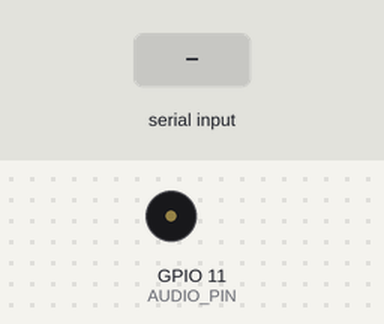
Simulated run of this sketch. Board: ESP32. Parts: buzzer (waves = sounding). The test bench sets the inputs (shaded band). Random numbers use the default seed unless the sketch sets one; what the sketch prints to the serial monitor is not drawn.

Above: at 3.1 s.
3.2 s: "3" received over Serial
5.0 s: "6" received over Serial
At 5.5 s:
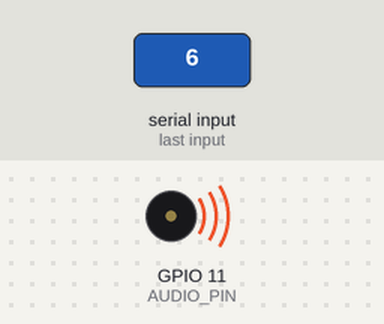
Timing chart, 0 to 8.0 s (numbered marks = the images above; inputs shaded):
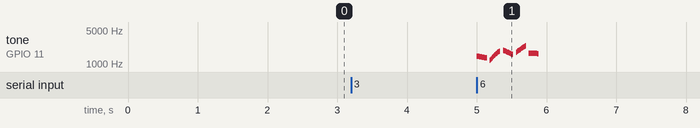

The sketch:

SpeakerTestUno.ino
```cpp
#include <Arduino.h>

// ========================================================
// 🗣️ DESK BUDDY - MINI HUMAN VOICE SYNTHESIZER (Arduino Uno)
// ========================================================
// Uses vocal tract formant synthesis on Pin 11 to produce
// real phonetic human vocal sounds without any external files!
//
// Vocals included:
//   1. "HELLO!" (Cute mini robot greeting)
//   2. "YAY! / HOORAY!" (Joyful high-pitched shout)
//   3. "OH NO!" (Cute sad voice)
//   4. "WOW!" (Surprised vocal gasp)
//   5. Cute Robot Giggle / Chuckle (He-he-he!)
//   6. R2-D2 Whistles & Melodies
//
// Commands in Serial Monitor (9600 baud):
//   '1' -> Speak "HELLO!" 🗣️
//   '2' -> Speak "YAY!" 🎉
//   '3' -> Speak "OH-NO!" 🥺
//   '4' -> Speak "WOW!" 😮
//   '5' -> Giggling "HE-HE-HE" 😄
//   '6' -> R2-D2 Chirp & Melodies 🤖
//   '0' -> Auto-Cycle All Voices
// ========================================================

const int AUDIO_PIN = 11; // Connected to PAM8403 L_IN

// --------------------------------------------------------
// VOCAL TRACT FORMANT SYNTHESIZER
// --------------------------------------------------------
// Human vowels are formed by resonant frequencies (Formants F1 & F2).
// By modulating fundamental pitch (F0) and dual formant resonances,
// we synthesize real human vocal phonemes!

void speakPhoneme(int f0, int f1, int f2, int durationMs) {
    unsigned long start = millis();
    int period = 1000000 / f0; // Pitch period in microseconds
    int t1 = 500000 / f1;      // Formant 1 half-period
    int t2 = 500000 / f2;      // Formant 2 half-period

    while (millis() - start < (unsigned long)durationMs) {
        // Glottal pulse excitation
        for (int p = 0; p < period; p += (t1 + t2)) {
            digitalWrite(AUDIO_PIN, HIGH);
            delayMicroseconds(t1);
            digitalWrite(AUDIO_PIN, LOW);
            delayMicroseconds(t2);
        }
    }
}

// 1. Speak "HELLO!"
void speakHello() {
    Serial.println(F(">> Speaking: \"HELLO!\" 👋"));
    // "H" - Soft aspiration breath
    for (int i = 0; i < 60; i++) {
        digitalWrite(AUDIO_PIN, random(0, 2));
        delayMicroseconds(random(100, 350));
    }
    // "EH" - Formants F1=550Hz, F2=1800Hz, Pitch=240Hz (Friendly high tone)
    speakPhoneme(240, 550, 1800, 160);

    // "L" - Glide transition
    speakPhoneme(220, 380, 1100, 100);

    // "OH" - Formants F1=500Hz, F2=900Hz, Pitch drops slightly (210Hz)
    speakPhoneme(200, 480, 880, 240);
    digitalWrite(AUDIO_PIN, LOW);
}

// 2. Speak "YAY!"
void speakYay() {
    Serial.println(F(">> Speaking: \"YAY!\" 🎉"));
    // "Y" -> "EH" -> "EE" rising inflection
    speakPhoneme(260, 300, 2200, 80);
    speakPhoneme(320, 550, 1900, 140);
    speakPhoneme(360, 350, 2300, 180);
    digitalWrite(AUDIO_PIN, LOW);
}

// 3. Speak "OH NO!"
void speakOhNo() {
    Serial.println(F(">> Speaking: \"OH NO!\" 🥺"));
    // "OH"
    speakPhoneme(220, 500, 900, 180);
    delay(80);
    // "NO" (nasal N glide into falling O)
    speakPhoneme(240, 300, 1300, 90);
    speakPhoneme(180, 520, 850, 260);
    digitalWrite(AUDIO_PIN, LOW);
}

// 4. Speak "WOW!"
void speakWow() {
    Serial.println(F(">> Speaking: \"WOW!\" 😮"));
    // "W" glide -> "AH" -> "OO"
    speakPhoneme(190, 350, 750, 90);
    speakPhoneme(260, 750, 1200, 160); // Wide open "AH"
    speakPhoneme(210, 350, 800, 180);  // Closing "OO"
    digitalWrite(AUDIO_PIN, LOW);
}

// 5. Cute Humanoid Giggle / Laugh
void speakGiggle() {
    Serial.println(F(">> Speaking: \"HE-HE-HE!\" 😄"));
    for (int g = 0; g < 4; g++) {
        // Little breath
        for (int i = 0; i < 20; i++) {
            digitalWrite(AUDIO_PIN, random(0, 2));
            delayMicroseconds(200);
        }
        // Cute high "HEE"
        speakPhoneme(340 + (g * 20), 320, 2200, 70);
        delay(40);
    }
    digitalWrite(AUDIO_PIN, LOW);
}

// 6. R2-D2 Whistles
void soundR2D2() {
    Serial.println(F(">> Playing: R2-D2 Chirps 🤖"));
    for (int i = 0; i < 5; i++) {
        int startFreq = random(1200, 2800);
        int endFreq = startFreq + random(-700, 700);
        for (int s = 0; s < 12; s++) {
            int f = startFreq + ((endFreq - startFreq) * s / 12);
            tone(AUDIO_PIN, f, 14);
            delay(12);
        }
        delay(random(25, 60));
    }
    noTone(AUDIO_PIN);
}

// --------------------------------------------------------
// SETUP & LOOP
// --------------------------------------------------------
void setup() {
    Serial.begin(9600);
    pinMode(AUDIO_PIN, OUTPUT);
    digitalWrite(AUDIO_PIN, LOW);
    delay(500);

    Serial.println();
    Serial.println(F("=========================================="));
    Serial.println(F("   🗣️ MINI HUMAN VOICE SYNTHESIZER READY "));
    Serial.println(F("=========================================="));
    Serial.println(F("Commands in Serial Monitor (9600 baud):"));
    Serial.println(F("  '1' -> Speak \"HELLO!\" 👋"));
    Serial.println(F("  '2' -> Speak \"YAY!\" 🎉"));
    Serial.println(F("  '3' -> Speak \"OH-NO!\" 🥺"));
    Serial.println(F("  '4' -> Speak \"WOW!\" 😮"));
    Serial.println(F("  '5' -> Giggle \"HE-HE-HE\" 😄"));
    Serial.println(F("  '6' -> R2-D2 Whistle 🤖"));
    Serial.println(F("  '0' -> Auto-Cycle All Voices"));
    Serial.println(F("=========================================="));

    // Greet on boot
    delay(500);
    speakHello();
}

int autoIndex = 0;
unsigned long autoTimer = 0;
bool autoMode = true;

void loop() {
    // 1. Interactive Serial Commands
    if (Serial.available() > 0) {
        char c = Serial.read();
        autoMode = false;
        switch (c) {
            case '1': speakHello(); break;
            case '2': speakYay(); break;
            case '3': speakOhNo(); break;
            case '4': speakWow(); break;
            case '5': speakGiggle(); break;
            case '6': soundR2D2(); break;
            case '0':
                Serial.println(F(">> Auto-Cycle Resumed!"));
                autoMode = true;
                autoTimer = millis();
                break;
            default: break;
        }
    }

    // 2. Auto-Cycle Mode (Speaks every 4 seconds)
    if (autoMode) {
        unsigned long now = millis();
        if (now - autoTimer >= 4000) {
            autoTimer = now;
            autoIndex = (autoIndex + 1) % 6;
            switch (autoIndex) {
                case 0: speakHello(); break;
                case 1: speakYay(); break;
                case 2: speakOhNo(); break;
                case 3: speakWow(); break;
                case 4: speakGiggle(); break;
                case 5: soundR2D2(); break;
            }
        }
    }
}
```

Measured:
- after the input at 5.0 s, tone on GPIO 11 (AUDIO_PIN): plays 1460 Hz for 0.01 s, 1449 Hz for 0.01 s, 1437 Hz for 0.01 s, 1425 Hz for 0.01 s, 1413 Hz for 0.01 s, 1401 Hz for 0.01 s … (60 notes in this stretch), starting at once
